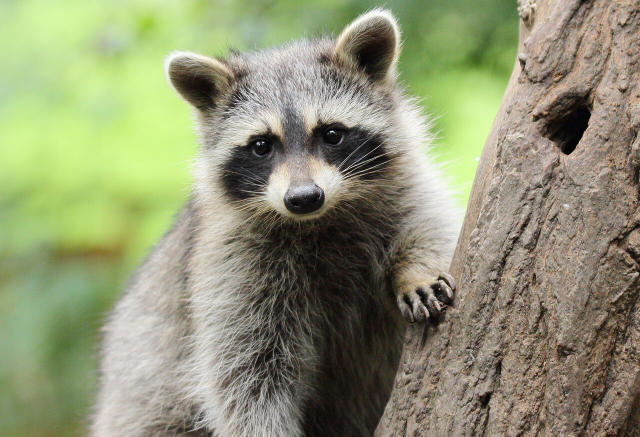
#> input picture ex03/animal.jpeg, 1280 x 873 px (shown at 1/2 size)
$ python zoom.py
#> lines starting #> are read from the running program, lines starting #| are printed output that depends on the picture
### ex03/load_image.py
from PIL import Image
from numpy import array
import numpy as np
import os

# Pil = biblio de ref pour ouvrir images en python
# os = pour verif si fichier bien la avant douvrir
# numpy car image est un array de nombres 3d pour rgb.
# matplotlib biblio de dessin Python. Transforme des données
# numériques en une fenetre visuelle avec axes gradés


def ft_load(path: str) -> array:
    """
    Charge une image à partir d'un chemin, affiche ses dimensions et retourne
    son contenu sous forme de tableau NumPy (RGB).

    Cette fonction effectue les vérifications suivantes :
    1. Existence du fichier sur le disque.
    2. Support du format (uniquement .jpg et .jpeg).

    Args:
        path (str): Le chemin vers le fichier image.

    Returns:
        np.array:Un tableau NumPy représentant l'img (Hauteur, Largeur, Canaux)
                  Retourne None en cas d'erreur.

    Raises:
        FileNotFoundError: Si le chemin spécifié n'existe pas.
        ValueError: Si le format de fichier n'est pas JPG ou JPEG.
    """
#> called with path = 'animal.jpeg'
    try:
        if not os.path.exists(path):
            raise FileNotFoundError(f"No such file or directory: {path}")
        _, extension = os.path.splitext(path)
        if extension.lower() not in [".jpg", ".jpeg"]:
            raise ValueError("Unsupported File format. use JPG or JPEG")
        img = Image.open(path)
#> img is the input picture: PIL image 1280x873 RGB; mean R, G, B 143.4, 147, 115.6
        img_array = np.array(img)

        print(f"The shape of image is: {img_array.shape}")
#| The shape of image is: (873, 1280, 3)

        return img_array

    except Exception as e:
        print(f"Error: {e}")
        return None

### ex03/zoom.py
from load_image import ft_load
import matplotlib.pyplot as plt
from numpy import array


def ft_zoom(path: str) -> array:
    """
    Charge une image, effectue un zoom par recadrage (slicing), convertit
    en niveaux de gris et affiche le résultat.

    La fonction utilise le slicing de tableau NumPy pour isoler une zone
    spécifique de l'image et ne conserver qu'un seul canal de couleur.

    Args:
        path (str): Le chemin vers l'image à traiter.

    Returns:
        np.array: Le tableau NumPy de l'image zoomée et grise.
                  Retourne None en cas d'erreur.

    Comportement du Slicing [100:500, 450:850, 0:1] :
        - 100:500 : Sélectionne les lignes de 100 à 500 (axe vertical/hauteur).
        - 450:850 : Sélectionne les colonnes de 450 à 850 (axe hor/lar).
        - 0:1     : Ne garde que le premier canal (Rouge), ce qui, combiné
                    au cmap="gray", permet un affichage en niveaux de gris.
    """
    try:
        img = ft_load(path)
        if img is None:
            return None
        print(img)
#> (printed output is left out)
        zoomed_img = img[100:500, 450:850, 0:1]
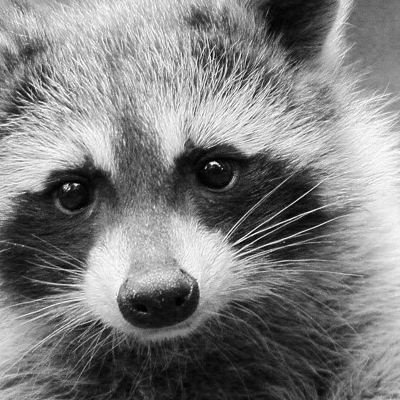
#> zoomed_img: shape (400, 400, 1); min 0, max 255, mean 126.5

        print(f"New shape after slicing: {zoomed_img.shape}")
#| New shape after slicing: (400, 400, 1)
        print(zoomed_img)
#> (printed output is left out)

        plt.imshow(zoomed_img, cmap="gray")
        plt.title("Zoomed animal.jpeg")
        plt.show()

        return zoomed_img

    except Exception as e:
        print(f"Error: {e}")
        return None


if __name__ == "__main__":
    ft_zoom("animal.jpeg")

$ run again, with ex02/landscape.jpg copied over ex03/animal.jpeg
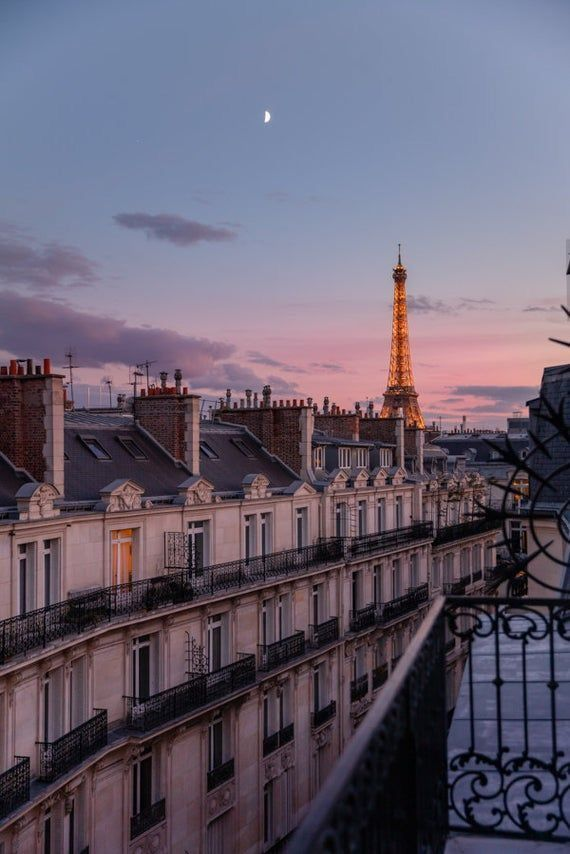
#> input picture ex02/landscape.jpg, 570 x 854 px
#> in ft_load, img is the input picture: PIL image 570x854 RGB; mean R, G, B 102.7, 95, 111.7
#| The shape of image is: (854, 570, 3)
#> (printed output is left out)
#> in ft_zoom, `zoomed_img = img[100:500, 450:850, 0:1]`:
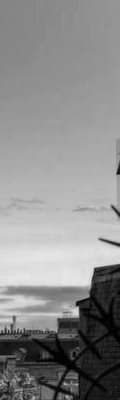
#> zoomed_img: shape (400, 120, 1); min 0, max 231, mean 139.9
#| New shape after slicing: (400, 120, 1)
#> (printed output is left out)
